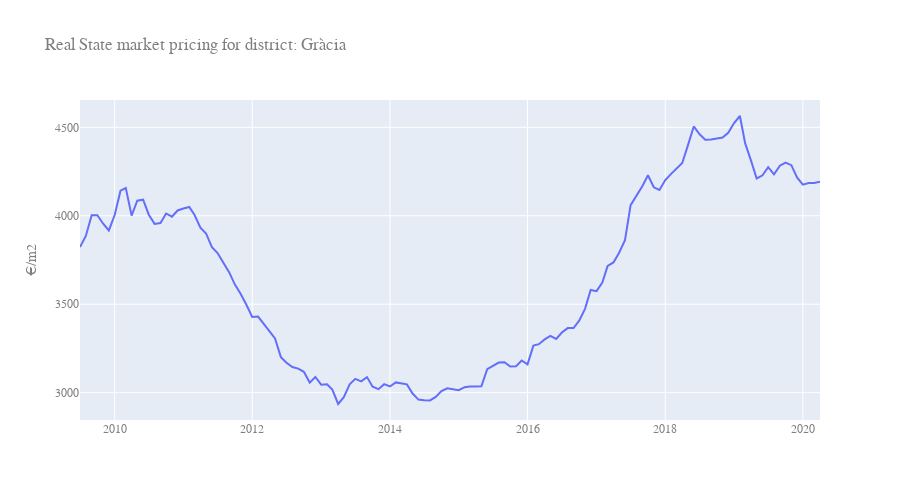

The cell this chart's notebook holds for it:
### Markdown cell above
__Real estate marker pricing by distric__

### Code cell
district_name = df_districts.iloc[CURRENT_DISTRICT-1,1]
title = "Real State market pricing for district: "  + district_name
df_graph =  df_selling[df_selling.district_code == CURRENT_DISTRICT].groupby(['date'], as_index=False).mean()

fig = go.Figure()

fig.add_trace(go.Scatter(
    x=df_graph['date'],
    y=df_graph['selling_price_m2'],
    name = district_name
))

fig.update_layout(
    title="Real State market pricing for district: "  + district_name,
    yaxis_title="€/m2",
    width=900, height=500,
    font=dict(
        family="Arial, monospace",
        size=12,
        color="#7f7f7f"
    )
)
fig.show()

### Figure 1 — Plotly figure (JSON) as saved in the notebook; plotly's stock layout.template omitted (floating-point values rounded to 4 significant figures; data arrays with more than 128 entries replaced by an {"elided": "..."} marker saying what was removed)
{"data": [{"name": "Gràcia", "type": "scatter", "x": {"elided": "130 str values"}, "y": {"elided": "130 int values"}}], "layout": {"font": {"color": "#7f7f7f", "family": "Arial, monospace", "size": 12}, "height": 500, "title": {"text": "Real State market pricing for district: Gràcia"}, "width": 900, "yaxis": {"title": {"text": "€/m2"}}}}
